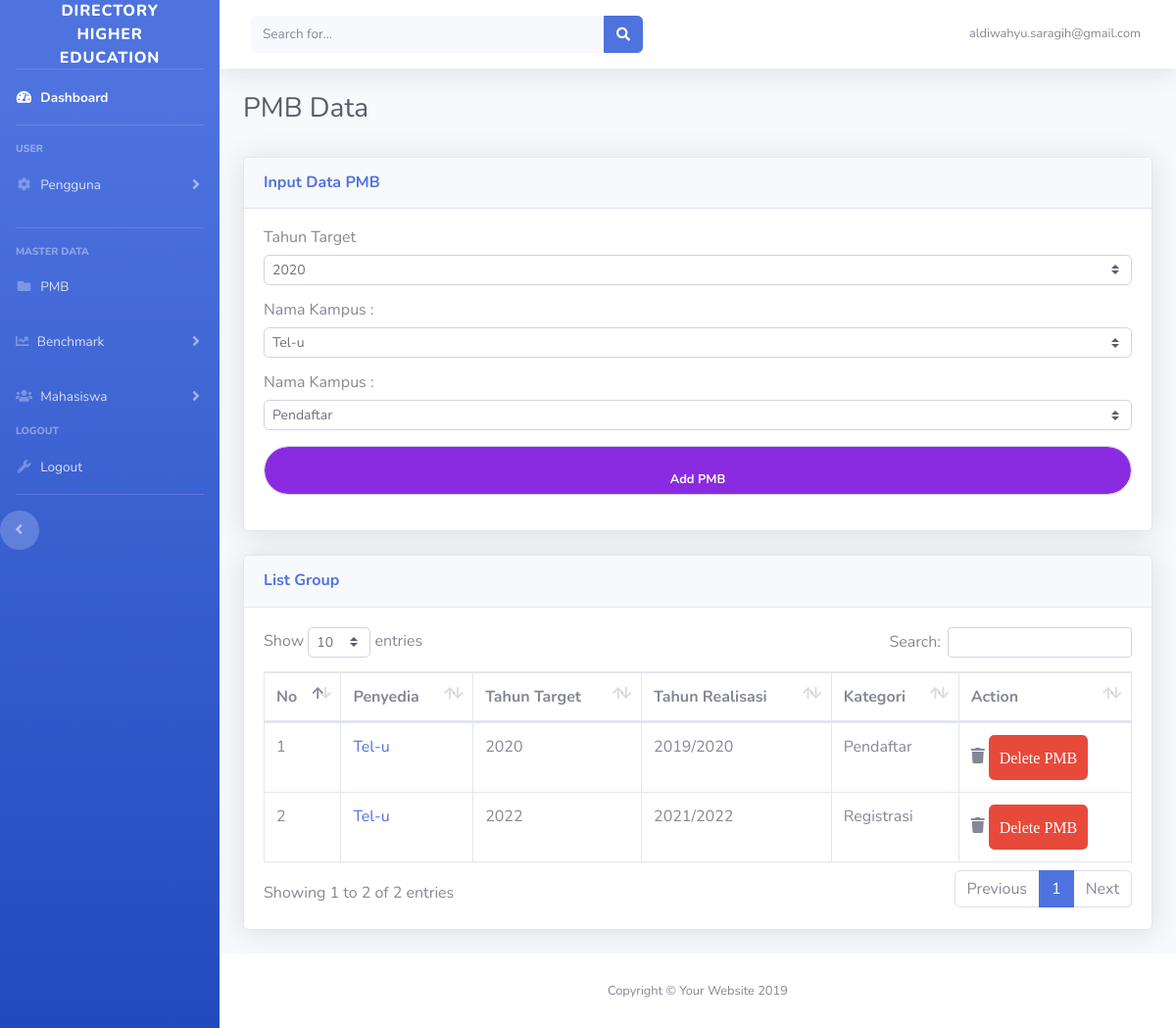
The page /inputPMB.php (signed in) on the database as committed earlier.
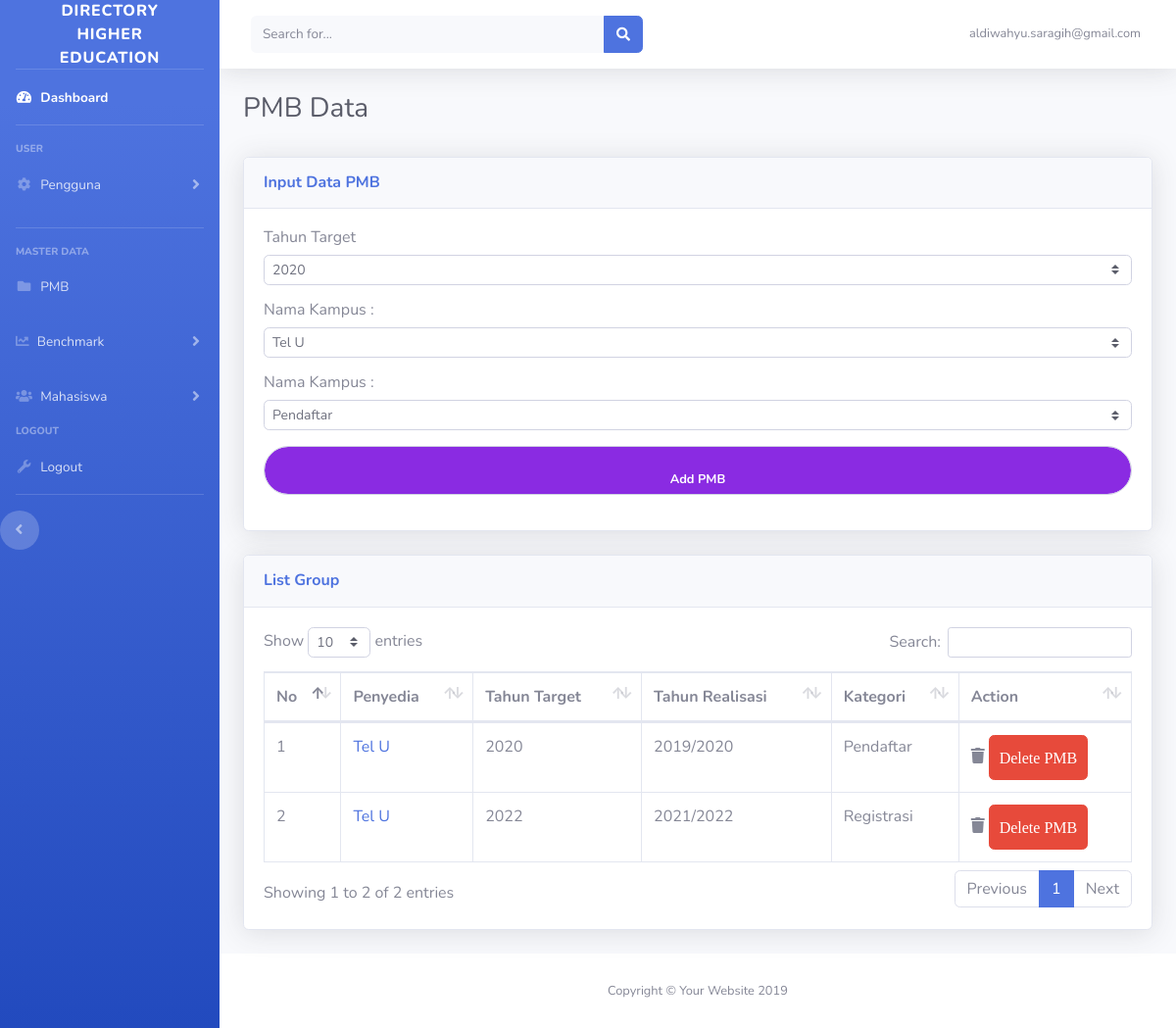
The same page on the database as committed later.
### tables this page shows
CREATE TABLE `pmb` (
  `id_pmb` int(10) NOT NULL,
  `tahun_target_pmb` int(4) NOT NULL,
  `tahun_realisasi_pmb` int(4) NOT NULL,
  `kategori_pmb` int(10) NOT NULL,
  `id_kampus` int(10) NOT NULL,
  `id_target` int(10) NOT NULL,
  `id_realisasi` int(10) NOT NULL
);

CREATE TABLE `kampus` (
  `id_kampus` int(10) NOT NULL,
  `nama_kampus` varchar(50) NOT NULL
);

### inputPMB.php (the view, shortened to what this page needs)
<?php
    include ("main/side.php");
?>
          <h1 class="h3 mb-2 text-gray-800">PMB Data</h1><br />
          <div class="card shadow mb-4 USER-ROLE-CSS">
            <div class="card-header py-3">
              <h6 class="m-0 font-weight-bold text-primary">Input Data PMB</h6>
            </div>
            <div class="card-body">
                <form class="user" method="POST">
                    <div class="form-group">
                        <h6>Tahun Target</h6>
                        <select name="year" class="custom-select custom-select-sm form-control form-control-sm">
                            <?php
                                for ($i=1999; $i < 2100 ; $i++) {
                            ?>
                            <option value="<?php echo $i; ?>" <?php getCurrentYear($i); ?> ><?php echo $i; ?></option>
                            <?php
                                }
                            ?>
                        </select>
                    </div>
                    <div class="form-group">
                        <h6>Nama Kampus : </h6>
                        <select name="campus" class="custom-select custom-select-sm form-control form-control-sm" required>
                            <?php
                                getAllCampusData();
                            ?>
                        </select>
                    </div>
                    <div class="form-group">
                        <h6>Nama Kampus : </h6>
                        <select name="category" class="custom-select custom-select-sm form-control form-control-sm" required>
                            <option value="1">Pendaftar</option>
                        </select>
                    </div>
                    <div class="form-group">
                        <input style="background-color: blueviolet; color: white; font-weight: bold;" type="submit" name="addData" class="form-control form-control-user" value="Add PMB">
                    </div>
                  </form>
            </div>
          </div>
          <div class="card shadow mb-4">
            <div class="card-header py-3">
              <h6 class="m-0 font-weight-bold text-primary">List Group</h6>
            </div>
            <div class="card-body">
              <div class="table-responsive">
                <table class="table table-bordered" id="dataTable" width="100%" cellspacing="0">
                  <thead>
                    <tr>
                      <th>No</th>
                      <th>Penyedia</th>
                      <th>Tahun Target</th>
                      <th>Tahun Realisasi</th>
                      <th>Kategori</th>
                      <th class="USER-ROLE-CSS">Action</th>
                    </tr>
                  </thead>
                  <tbody>
                    <?php
                        showDataPMB();
                    ?>
                  </tbody>
                </table>
              </div>
            </div>
          </div>
<?php
    include ("main/footer.php");
    function getCurrentYear(String $year) {
        $currentYear = date("Y");
        $selectedFalse = "";
        $selectedtrue = "selected='selected'";
        if ($year == $currentYear) {
            echo $selectedtrue;
        } else {
            echo $selectedFalse;
        }
    }
    function getAllCampusData() {
        $conn = conn();
        $qry = mysqli_query($conn, "SELECT * FROM kampus");
        while ($key = mysqli_fetch_array($qry)) {
            $id_campus = $key["id_kampus"];
            $name_campus = $key["nama_kampus"];
            echo "<option value='$id_campus'>$name_campus</option>";
        }
    }
    function showDataPMB()
    {
        $conn = conn();
        $qry = mysqli_query($conn, "SELECT * FROM pmb");
        $i = 1;
        while ($key = mysqli_fetch_array($qry)) {
            $id = $key['id_pmb'];
            $category = $key['kategori_pmb'];
            ?>
                <tr>
                    <td><?php echo $i++; ?></td>
                    <td><a href="<?php echo "pmbData.php?id_pmb=".$id; ?>"><?php showCampusName($key['id_kampus']); ?></a></td>
                    <td><?php echo $key['tahun_target_pmb'] ?></td>
                    <td><?php echo $key['tahun_realisasi_pmb'] . "/" . $key['tahun_target_pmb'] ?></td>
                    <td><?php
                        if ($category == 1) {
                            echo "Pendaftar";
                        } else {
                            echo "Registrasi";
                        }
                        ?></td>
                    <td class="USER-ROLE-CSS">
                        <form class="user" method="POST">
                            <i class="fas fa-trash">
                                <input style="padding: 10px;" type="submit" name="deleteData" class="btn btn-danger btn-icon-split" value="Delete PMB">
                            </i>
                        </form>
                    </td>
                </tr>
            <?php
        }
    }
    function showCampusName(int $id_campus)
    {
        $conn = conn();
        $qry = mysqli_query($conn, "SELECT nama_kampus FROM kampus WHERE id_kampus = '$id_campus'");
        $key = mysqli_fetch_assoc($qry);
        echo $key['nama_kampus'];
    }
?>

### main/side.php (shortened to what this page needs)
<!DOCTYPE html>
<html lang="en">
<head>
  <link href="vendor/fontawesome-free/css/all.min.css" rel="stylesheet" type="text/css">
  <link href="css/sb-admin-2.min.css" rel="stylesheet">
  <link href="vendor/datatables/dataTables.bootstrap4.min.css" rel="stylesheet">
</head>
<body id="page-top">
  <div id="wrapper">
    <ul class="navbar-nav bg-gradient-primary sidebar sidebar-dark accordion" id="accordionSidebar">
      <a class="sidebar-brand d-flex align-items-center justify-content-center" href="index.php">
        <div class="sidebar-brand-text mx-3">Directory Higher Education </div>
      </a>
      <hr class="sidebar-divider my-0">
      <li class="nav-item active">
        <a class="nav-link" href="index.php">
          <i class="fas fa-fw fa-tachometer-alt"></i>
          <span>Dashboard</span></a>
      </li>
        <div class="USER-ROLE-CSS">
            <hr class="sidebar-divider">
            <div class="sidebar-heading">
                User
            </div>
            <li class="nav-item">
                <a class="nav-link collapsed" href="#" data-toggle="collapse" data-target="#collapseTwo" aria-expanded="true" aria-controls="collapseTwo">
                    <i class="fas fa-fw fa-cog"></i>
                    <span>Pengguna</span>
                </a>
            </li>
        </div>
      <hr class="sidebar-divider">
      <div class="sidebar-heading">
        Master Data
      </div>
        <li class="nav-item">
            <a class="nav-link collapsed" href="inputPMB.php">
                <i class="fas fa-fw fa-folder"></i>
                <span>PMB</span>
            </a>
        </li>
        <li class="nav-item">
            <a class="nav-link collapsed" href="#" data-toggle="collapse" data-target="#collapseThree" aria-expanded="true" aria-controls="collapseThree">
                <i class="fas fa-chart-line"></i>
                <span>Benchmark</span>
            </a>
        </li>
        <li class="nav-item">
            <a class="nav-link collapsed" href="#" data-toggle="collapse" data-target="#collapseFour" aria-expanded="true" aria-controls="collapseFour">
                <i class="fa fa-users"></i>
                <span>Mahasiswa</span>
            </a>
        </li>
      <div class="sidebar-heading">
        LOGOUT
      </div>
      <li class="nav-item">
        <a class="nav-link collapsed" href="#" class="dropdown-item" href="#" data-toggle="modal" data-target="#logoutModal">
          <i class="fas fa-fw fa-wrench"></i>
          <span>Logout</span>
        </a>
      <hr class="sidebar-divider d-none d-md-block">
      <div class="text-center d-none d-md-inline">
        <button class="rounded-circle border-0" id="sidebarToggle"></button>
      </div>
    </ul>
    <div id="content-wrapper" class="d-flex flex-column">
      <div id="content">
        <nav class="navbar navbar-expand navbar-light bg-white topbar mb-4 static-top shadow">
          <form class="d-none d-sm-inline-block form-inline mr-auto ml-md-3 my-2 my-md-0 mw-100 navbar-search">
            <div class="input-group">
              <input type="text" class="form-control bg-light border-0 small" placeholder="Search for..." aria-label="Search" aria-describedby="basic-addon2">
              <div class="input-group-append">
                <button class="btn btn-primary" type="button">
                  <i class="fas fa-search fa-sm"></i>
                </button>
              </div>
            </div>
          </form>
          <ul class="navbar-nav ml-auto">
            <li class="nav-item dropdown no-arrow">
              <a class="nav-link dropdown-toggle" href="#" id="userDropdown" role="button" data-toggle="dropdown" aria-haspopup="true" aria-expanded="false">
                <span class="mr-2 d-none d-lg-inline text-gray-600 small"><?php echo EMAIL_SESSION; ?></span>
              </a>
            </li>
          </ul>
        </nav>
          <div class="container-fluid">

### main/footer.php (shortened to what this page needs)
      </div>
      </div>
      <footer class="sticky-footer bg-white">
        <div class="container my-auto">
          <div class="copyright text-center my-auto">
            <span>Copyright &copy; Your Website 2019</span>
          </div>
        </div>
      </footer>
    </div>
  </div>
</body>
</html>

Rows that differ between the two databases and show on the page:
changed through a linked row, pmb (number 1 of 2 on the later page): id_kampus.nama_kampus "Tel-u" → "Tel U"
changed through a linked row, pmb (number 2 of 2 on the later page): id_kampus.nama_kampus "Tel-u" → "Tel U"
Other text that changed with them:
form field campus: "Tel-u" → "Tel U"
